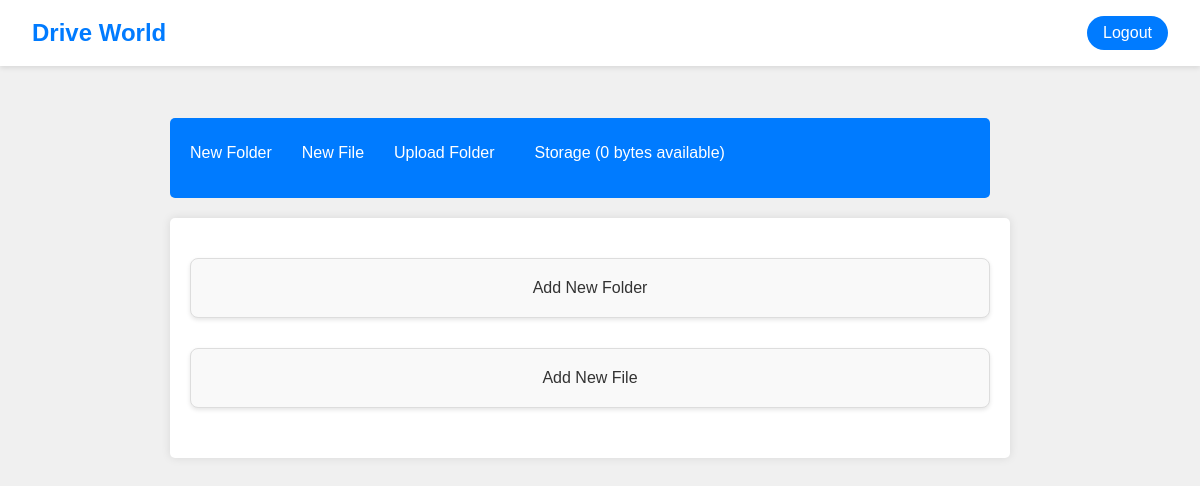
The page /foldermaster/foldermanagement/ (signed in) on the database as committed earlier.
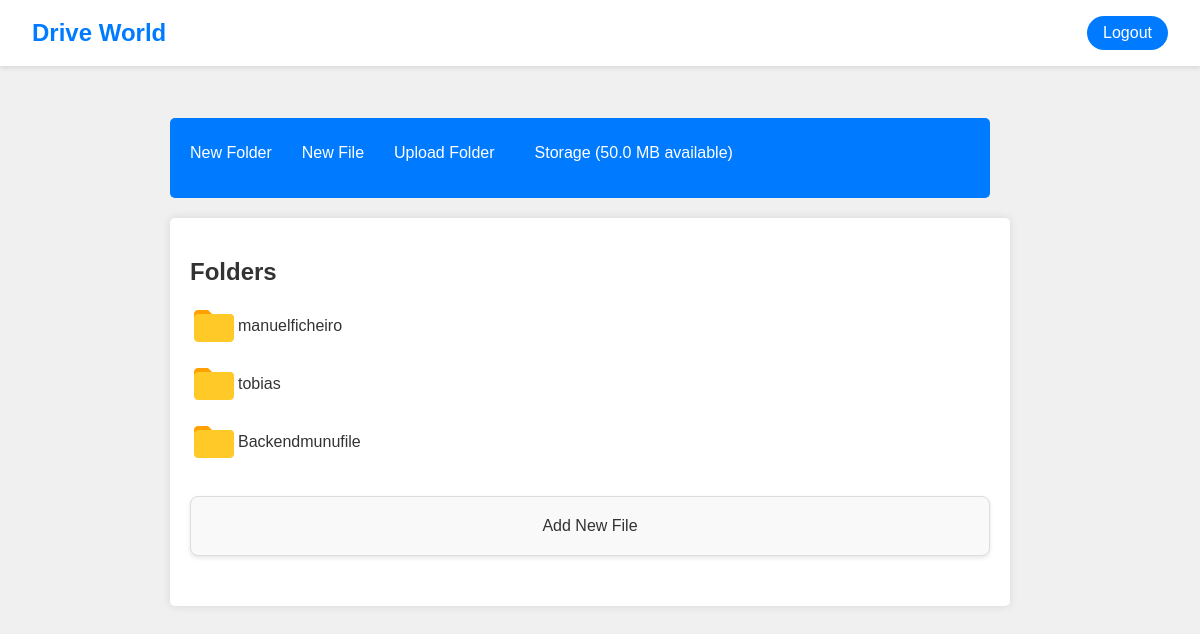
The same page on the database as committed later.
### foldermaster/models.py (models this page shows, shortened)
class Folder(models.Model):
    name = models.CharField(max_length=255)
    parent = models.ForeignKey('self', null=True, blank=True, on_delete=models.CASCADE, related_name='children')
    owner = models.ForeignKey(settings.AUTH_USER_MODEL, on_delete=models.CASCADE, related_name='folders')

### foldermaster/views.py (the view)
# urls.py: path('foldermanagement/',views.foldermanagement, name='foldermanagement'),
@login_required
def foldermanagement(request, folder_id=None):
    context = {}
    folders = None
    files = None
    folder = None
    breadcrumbs = []
    try:
        if not Folder.objects.filter(owner=request.user).exists():
            default_folder = Folder.objects.create(name='Default Folder', owner=request.user)
            folder_id = default_folder.id
        storage_used = sum(file.file.size for file in File.objects.filter(owner=request.user))
        print("Storage used:", storage_used)
        storage_limit = 50 * 1024 * 1024
        storage_available = storage_limit - storage_used
        context['storage_available'] = storage_available
        print("Storage available:", storage_available)
        if folder_id:
            folder = get_object_or_404(Folder, id=folder_id, owner=request.user)
            folders = Folder.objects.filter(owner=request.user, parent=folder)
            files = File.objects.filter(owner=request.user, folder=folder)
            breadcrumbs = get_breadcrumbs(folder)
        else:
            folders = Folder.objects.filter(owner=request.user, parent=None)
            files = File.objects.filter(owner=request.user, folder=None)
        context.update({
            'folders': folders,
            'files': files,
            'folder': folder,
            'breadcrumbs': breadcrumbs,
        })
    except Exception as e:
        print(f"Erro durante o gerenciamento de pasta: {str(e)}")
        context['error'] = "Ocorreu um erro durante o processamento. Por favor, tente novamente mais tarde."
    return render(request, 'foldermaster/foldermanagement.html', context)

### foldermaster/templates/foldermaster/foldermanagement.html (shortened to what this page needs)
{% extends 'core/base.html' %}
{% load static %}
{% block content %}
<!DOCTYPE html>
<html lang="en">
<head>
    <link href="{% static 'css/foldermaster.css' %}" rel="stylesheet">
</head>
<body class="background-gray">
    <div class="flex-container">
        <nav class="navbar">
            <ul class="navbar-list">
                <li>
                    {% if folder %}
                        <a href="{% url 'foldermaster:create_subfolder' folder.id %}" id="showNewFolderForm" class="navbar-link">New Folder</a>
                    {% else %}
                        <a href="{% url 'foldermaster:create_folder_root' %}" id="showNewFolderForm" class="navbar-link">New Folder</a>
                    {% endif %}
                </li>
                <li>
                    {% if folder %}
                        <a href="{% url 'foldermaster:upload_file_with_folder' folder.id %}" class="navbar-link">New File</a>
                    {% else %}
                        <a href="{% url 'foldermaster:upload_file_root' %}" class="navbar-link">New File</a>
                    {% endif %}
                </li>
                <li>
                    {% if folder %}
                        <a href="{% url 'foldermaster:upload_folder_with_parent' folder.id %}" class="navbar-link">Upload Folder</a>
                    {% else %}
                        <a href="{% url 'foldermaster:upload_folder' %}" class="navbar-link">Upload Folder</a>
                    {% endif %}
                </li>
                <li><a href="#" class="navbar-link">Storage ({{ storage_available|filesizeformat }} available)</a></li>
            </ul>
        </nav>
        <div class="main-content">
            <div class="root-folders-section">
                {% if folders %}
                    <h2 class="section-title">Folders</h2>
                    <ul class="folder-list">
                        {% for folder in folders %}
                            <li class="folder-item">
                                <svg xmlns="http://www.w3.org/2000/svg" viewBox="0 0 48 48" width="48px" height="48px">
                                    <path fill="#FFA000" d="M40,12H22l-4-4H8c-2.2,0-4,1.8-4,4v8h40v-4C44,13.8,42.2,12,40,12z"/>
                                    <path fill="#FFCA28" d="M40,12H8c-2.2,0-4,1.8-4,4v20c0,2.2,1.8,4,4,4h32c2.2,0,4-1.8,4-4V16C44,13.8,42.2,12,40,12z"/>
                                </svg>
                                <a href="{% url 'foldermaster:foldermanagement_with_folder' folder_id=folder.id %}" class="folder-link">{{ folder.name }}</a>
                            </li>
                        {% endfor %}
                    </ul>
                {% else %}
                    {% if folder %}
                        <div class="add-folder-container">
                            <a href="{% url 'foldermaster:create_subfolder' folder.id %}"  id="showNewFileForm" class="newfile"> Add New Folder</a>
                        </div>
                    {% else %}
                        <div class="add-folder-container">
                            <a href="{% url 'foldermaster:create_folder_root' %}" id="showNewFileForm" class="newfile"> Add New Folder</a>
                        </div>
                    {% endif %}
                {% endif %}
            </div>
            <div class="root-files-section">
                {% if files %}
                    <h2 class="section-title">Files</h2>
                    <ul class="file-list">
                        {% for file in files %}
                            <li class="file-item">
                                <div class="icon-file">
                                    <svg xmlns="http://www.w3.org/2000/svg" viewBox="0 0 48 48" width="48px" height="48px">
                                        <path fill="#50e6ff" d="M39,16v25c0,1.105-0.895,2-2,2H11c-1.105,0-2-0.895-2-2V7c0-1.105,0.895-2,2-2h17L39,16z"/>
                                        <linearGradient id="F8F33TU9HxDNWNbQYRyY3a" x1="28.529" x2="33.6" y1="15.472" y2="10.4" gradientUnits="userSpaceOnUse">
                                            <stop offset="0" stop-color="#3079d6"/>
                                            <stop offset="1" stop-color="#297cd2"/>
                                        </linearGradient>
                                        <path fill="url(#F8F33TU9HxDNWNbQYRyY3a)" d="M28,5v9c0,1.105,0.895,2,2,2h9L28,5z"/>
                                    </svg>
                                    <span class="file-name">{{ file.name }} - </span>
                                    <a href="{% url 'foldermaster:download_file' file_id=file.id %}" class="file-link">Download</a>
                                    <form action="{% url 'foldermaster:delete_file' file_id=file.id %}" method="post" class="delete-file-form">
                                        {% csrf_token %}
                                        <button type="submit" class="delete-file-btn">Delete</button>
                                    </form>
                                </div>
                            </li>
                        {% endfor %}
                    </ul>
                {% else %}
                    {% if folder %}
                        <div class="add-folder-container">
                            <a href="{% url 'foldermaster:upload_file_with_folder' folder.id %}"  id="showNewFileForm" class="newfile"> Add New File</a>
                        </div>
                    {% else %}
                        <div class="add-folder-container">
                            <a href="{% url 'foldermaster:upload_file_root' %}" id="showNewFileForm" class="newfile"> Add New File</a>
                        </div>
                    {% endif %}
                {% endif %}
            </div>
        </div>
    </div>
</body>
</html>
{% endblock %}

### core/templates/core/base.html (shortened to what this page needs)
{% load static %}
<html>
<head>
    <link href="{% static 'css/driveworld.css' %}" rel="stylesheet">
    <link rel="stylesheet" href="{% static 'css/foldermaster.css' %}">
</head>
<body>
    <nav class="driveworld-navbar">
        {% if user.is_authenticated %}
            <a href="{% url 'foldermaster:foldermanagement'%}" class="driveworld-brand">Drive World</a>
            <a href="{% url 'core:logout' %}" class="driveworld-logout">Logout</a>
        {% else %}
            <a href="/" class="driveworld-brand">Drive World</a>
        <div class=>
            <a href="{% url 'core:signup' %}" class="driveworld-signup">Sign up</a>
            <a href="{% url 'core:login' %}" class="driveworld-login">Log in</a>
        </div>
        {% endif %}
    </nav>
    <div class="driveworld-content">
        {% block content %}
        {% endblock %}
    </div>
</body>
</html>

### static/css/driveworld.css (style rules this page uses)
body { font-family: Arial, sans-serif; margin: 0; padding: 0; background-color: #f5f5f5; }
a { color: #333; text-decoration: none; transition: color 0.2s ease-in-out; }
.driveworld-navbar { display: flex; justify-content: space-between; align-items: center; padding: 1rem 2rem; background-color: #fff; box-shadow: 0 2px 5px rgba(0, 0, 0, 0.1); }
.driveworld-brand { font-size: 1.5rem; font-weight: bold; color: #007bff; }
.driveworld-logout, .driveworld-signup, .driveworld-login { margin-left: 1rem; padding: 0.5rem 1rem; background-color: #007bff; color: #fff; border: none; border-radius: 20px; cursor: pointer; }
.driveworld-content { padding: 2rem; min-height: calc(100vh - 8rem); margin: 0 auto; max-width: 700px; }

### static/css/foldermaster.css (style rules this page uses)
body, html { margin: 0; padding: 0; font-family: Arial, sans-serif; }
.background-gray { background-color: #f0f0f0; }
.flex-container { display: flex; flex-direction: column; max-width: 800px; margin: 0 auto; padding: 20px; }
.navbar { background-color: #007bff; padding: 10px; border-radius: 5px; margin-bottom: 20px; margin-left: -100px; width: 800px; height: 60px; }
.navbar-list { list-style-type: none; padding: 0; display: flex; }
.navbar-list li { margin-right: 10px; }
.navbar-link { color: white; text-decoration: none; padding: 5px 10px; border-radius: 50px; transition: background-color 0.3s ease; }
.main-content { background-color: white; padding: 20px; border-radius: 5px; margin-left: -100px; width: 800px; box-shadow: 0 0 10px rgba(0, 0, 0, 0.1); }
.section-title { font-size: 24px; margin-bottom: 10px; color: #333; }
.root-folders-section, .root-files-section { margin-bottom: 30px; }
.folder-list { list-style-type: none; padding: 0; }
.folder-item { margin-bottom: 10px; display: flex; align-items: center; }
.folder-link { text-decoration: none; color: #333; display: flex; align-items: center; }
.add-folder-container { background-color: #f9f9f9; border: 1px solid #ddd; padding: 20px; border-radius: 8px; text-align: center; margin: 10px 0; box-shadow: 0 2px 4px rgba(0, 0, 0, 0.1); }

Rows that differ between the two databases and show on the page:
added Folder: name "manuelficheiro"
added Folder: name "tobias"
added Folder: name "Backendmunufile"
Other text that changed with them:
{{ storage_available|filesizeformat }}: "0 bytes" → "50.0 MB"
text no longer shown: "Add New Folder"
text now shown: "Folders"
